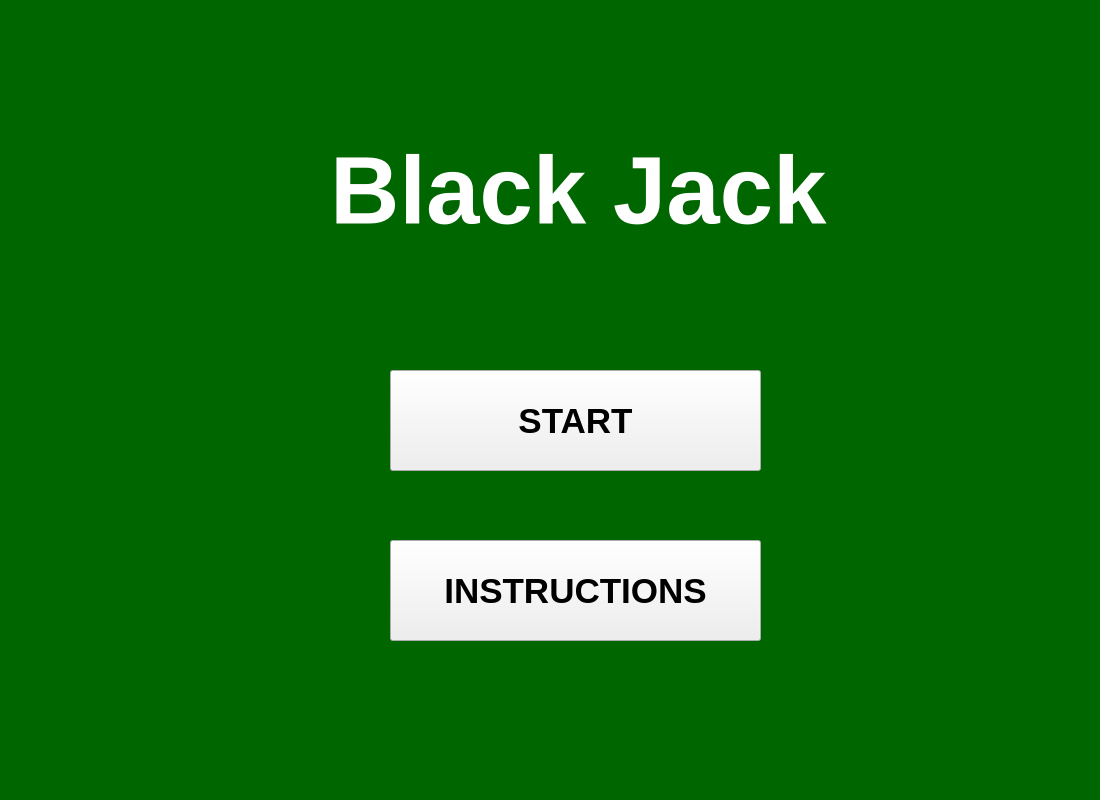
<?xml version="1.0" encoding="UTF-8"?>
<ui version="4.0">
 <class>MainWindow</class>
 <widget class="QMainWindow" name="MainWindow">
  <property name="geometry">
   <rect>
    <x>0</x>
    <y>0</y>
    <width>1100</width>
    <height>800</height>
   </rect>
  </property>
  <property name="minimumSize">
   <size>
    <width>1100</width>
    <height>800</height>
   </size>
  </property>
  <property name="maximumSize">
   <size>
    <width>1100</width>
    <height>800</height>
   </size>
  </property>
  <property name="windowTitle">
   <string>MainWindow</string>
  </property>
  <property name="styleSheet">
   <string notr="true">background-color: rgb(0, 103, 0)</string>
  </property>
  <widget class="QWidget" name="centralwidget">
   <widget class="QStackedWidget" name="stackedWidget">
    <property name="geometry">
     <rect>
      <x>10</x>
      <y>-20</y>
      <width>1101</width>
      <height>831</height>
     </rect>
    </property>
    <widget class="QWidget" name="main_menu">
     <widget class="QLabel" name="label_logo">
      <property name="geometry">
       <rect>
        <x>130</x>
        <y>140</y>
        <width>151</width>
        <height>151</height>
       </rect>
      </property>
      <property name="text">
       <string/>
      </property>
      <property name="pixmap">
       <pixmap>images/logo.png</pixmap>
      </property>
     </widget>
     <widget class="QLabel" name="label_title">
      <property name="geometry">
       <rect>
        <x>320</x>
        <y>140</y>
        <width>641</width>
        <height>141</height>
       </rect>
      </property>
      <property name="font">
       <font>
        <family>Arial</family>
        <pointsize>72</pointsize>
        <weight>75</weight>
        <bold>true</bold>
       </font>
      </property>
      <property name="styleSheet">
       <string notr="true">color: white
</string>
      </property>
      <property name="text">
       <string>Black Jack</string>
      </property>
     </widget>
     <widget class="QPushButton" name="button_start">
      <property name="geometry">
       <rect>
        <x>380</x>
        <y>390</y>
        <width>371</width>
        <height>101</height>
       </rect>
      </property>
      <property name="font">
       <font>
        <family>Arial</family>
        <pointsize>26</pointsize>
        <weight>75</weight>
        <bold>true</bold>
       </font>
      </property>
      <property name="styleSheet">
       <string notr="true">background-color: light gray</string>
      </property>
      <property name="text">
       <string>START</string>
      </property>
     </widget>
     <widget class="QPushButton" name="button_instructions">
      <property name="geometry">
       <rect>
        <x>380</x>
        <y>560</y>
        <width>371</width>
        <height>101</height>
       </rect>
      </property>
      <property name="font">
       <font>
        <family>Arial</family>
        <pointsize>26</pointsize>
        <weight>75</weight>
        <bold>true</bold>
       </font>
      </property>
      <property name="styleSheet">
       <string notr="true">background-color: light gray</string>
      </property>
      <property name="text">
       <string>INSTRUCTIONS</string>
      </property>
     </widget>
    </widget>
    <widget class="QWidget" name="instructions">
     <widget class="QLabel" name="label_bankroll_2">
      <property name="geometry">
       <rect>
        <x>160</x>
        <y>430</y>
        <width>151</width>
        <height>41</height>
       </rect>
      </property>
      <property name="font">
       <font>
        <family>Arial</family>
        <pointsize>12</pointsize>
        <weight>75</weight>
        <bold>true</bold>
       </font>
      </property>
      <property name="styleSheet">
       <string notr="true">color: white
</string>
      </property>
      <property name="text">
       <string>Bankroll: $200</string>
      </property>
     </widget>
     <widget class="QPushButton" name="button_instruction_bet">
      <property name="geometry">
       <rect>
        <x>160</x>
        <y>520</y>
        <width>110</width>
        <height>40</height>
       </rect>
      </property>
      <property name="font">
       <font>
        <family>Arial</family>
        <pointsize>12</pointsize>
        <weight>75</weight>
        <bold>true</bold>
       </font>
      </property>
      <property name="styleSheet">
       <string notr="true">background-color: light gray</string>
      </property>
      <property name="text">
       <string>BET</string>
      </property>
     </widget>
     <widget class="QSlider" name="horizontalSlider_2">
      <property name="geometry">
       <rect>
        <x>360</x>
        <y>520</y>
        <width>191</width>
        <height>31</height>
       </rect>
      </property>
      <property name="orientation">
       <enum>Qt::Horizontal</enum>
      </property>
     </widget>
     <widget class="QLabel" name="label_hint_2">
      <property name="geometry">
       <rect>
        <x>160</x>
        <y>600</y>
        <width>51</width>
        <height>41</height>
       </rect>
      </property>
      <property name="font">
       <font>
        <family>Arial</family>
        <pointsize>12</pointsize>
        <weight>75</weight>
        <bold>true</bold>
       </font>
      </property>
      <property name="styleSheet">
       <string notr="true">color: white
</string>
      </property>
      <property name="text">
       <string>Hint:</string>
      </property>
     </widget>
     <widget class="QLabel" name="label_strat_2">
      <property name="geometry">
       <rect>
        <x>220</x>
        <y>600</y>
        <width>81</width>
        <height>41</height>
       </rect>
      </property>
      <property name="font">
       <font>
        <family>Arial</family>
        <pointsize>12</pointsize>
        <weight>75</weight>
        <bold>true</bold>
       </font>
      </property>
      <property name="styleSheet">
       <string notr="true">QLabel {
	color: red
	
}

QLabel::Hover{
	color: white
}</string>
      </property>
      <property name="text">
       <string>Hover</string>
      </property>
     </widget>
     <widget class="QPushButton" name="button_instruction_menu">
      <property name="geometry">
       <rect>
        <x>70</x>
        <y>50</y>
        <width>141</width>
        <height>51</height>
       </rect>
      </property>
      <property name="font">
       <font>
        <family>Arial</family>
        <pointsize>12</pointsize>
        <weight>75</weight>
        <bold>true</bold>
       </font>
      </property>
      <property name="styleSheet">
       <string notr="true">background-color: light gray</string>
      </property>
      <property name="text">
       <string>MENU</string>
      </property>
     </widget>
     <widget class="QPushButton" name="button_stand_2">
      <property name="geometry">
       <rect>
        <x>160</x>
        <y>290</y>
        <width>110</width>
        <height>40</height>
       </rect>
      </property>
      <property name="font">
       <font>
        <family>Arial</family>
        <pointsize>12</pointsize>
        <weight>75</weight>
        <bold>true</bold>
       </font>
      </property>
      <property name="styleSheet">
       <string notr="true">background-color: light gray</string>
      </property>
      <property name="text">
       <string>STAND</string>
      </property>
     </widget>
     <widget class="QPushButton" name="button_shuffle_2">
      <property name="geometry">
       <rect>
        <x>160</x>
        <y>360</y>
        <width>110</width>
        <height>40</height>
       </rect>
      </property>
      <property name="font">
       <font>
        <family>Arial</family>
        <pointsize>12</pointsize>
        <weight>75</weight>
        <bold>true</bold>
       </font>
      </property>
      <property name="styleSheet">
       <string notr="true">background-color: light gray</string>
      </property>
      <property name="text">
       <string>SHUFFLE</string>
      </property>
     </widget>
     <widget class="QPushButton" name="button_hit_2">
      <property name="geometry">
       <rect>
        <x>160</x>
        <y>220</y>
        <width>110</width>
        <height>40</height>
       </rect>
      </property>
      <property name="font">
       <font>
        <family>Arial</family>
        <pointsize>12</pointsize>
        <weight>75</weight>
        <bold>true</bold>
       </font>
      </property>
      <property name="styleSheet">
       <string notr="true">background-color: light gray</string>
      </property>
      <property name="text">
       <string>HIT</string>
      </property>
     </widget>
     <widget class="QLabel" name="label_instruction">
      <property name="geometry">
       <rect>
        <x>420</x>
        <y>40</y>
        <width>241</width>
        <height>51</height>
       </rect>
      </property>
      <property name="font">
       <font>
        <family>Arial</family>
        <pointsize>25</pointsize>
        <weight>75</weight>
        <bold>true</bold>
        <underline>true</underline>
       </font>
      </property>
      <property name="styleSheet">
       <string notr="true">color: white
</string>
      </property>
      <property name="text">
       <string>Instructions</string>
      </property>
      <property name="alignment">
       <set>Qt::AlignLeading|Qt::AlignLeft|Qt::AlignVCenter</set>
      </property>
     </widget>
     <widget class="QLabel" name="label_instruction_bet">
      <property name="geometry">
       <rect>
        <x>290</x>
        <y>520</y>
        <width>51</width>
        <height>41</height>
       </rect>
      </property>
      <property name="font">
       <font>
        <family>Arial</family>
        <pointsize>12</pointsize>
        <weight>75</weight>
        <bold>true</bold>
       </font>
      </property>
      <property name="styleSheet">
       <string notr="true">color: white
</string>
      </property>
      <property name="text">
       <string>$10</string>
      </property>
     </widget>
     <widget class="QLabel" name="label_instruction_2">
      <property name="geometry">
       <rect>
        <x>160</x>
        <y>140</y>
        <width>811</width>
        <height>31</height>
       </rect>
      </property>
      <property name="font">
       <font>
        <family>Arial</family>
        <pointsize>14</pointsize>
        <weight>75</weight>
        <bold>true</bold>
       </font>
      </property>
      <property name="styleSheet">
       <string notr="true">color: white
</string>
      </property>
      <property name="text">
       <string>Have a higher count than those of the dealer, up to but not exceeding 21 </string>
      </property>
      <property name="alignment">
       <set>Qt::AlignLeading|Qt::AlignLeft|Qt::AlignTop</set>
      </property>
      <property name="wordWrap">
       <bool>true</bool>
      </property>
     </widget>
     <widget class="QPushButton" name="button_exit_2">
      <property name="geometry">
       <rect>
        <x>160</x>
        <y>670</y>
        <width>110</width>
        <height>40</height>
       </rect>
      </property>
      <property name="font">
       <font>
        <family>Arial</family>
        <pointsize>12</pointsize>
        <weight>75</weight>
        <bold>true</bold>
       </font>
      </property>
      <property name="styleSheet">
       <string notr="true">background-color: light gray</string>
      </property>
      <property name="text">
       <string>EXIT</string>
      </property>
     </widget>
     <widget class="QLabel" name="label_instruction_3">
      <property name="geometry">
       <rect>
        <x>340</x>
        <y>230</y>
        <width>631</width>
        <height>31</height>
       </rect>
      </property>
      <property name="font">
       <font>
        <family>Arial</family>
        <pointsize>12</pointsize>
        <weight>75</weight>
        <bold>true</bold>
       </font>
      </property>
      <property name="styleSheet">
       <string notr="true">color: white
</string>
      </property>
      <property name="text">
       <string>Draw another card</string>
      </property>
      <property name="alignment">
       <set>Qt::AlignLeading|Qt::AlignLeft|Qt::AlignTop</set>
      </property>
      <property name="wordWrap">
       <bool>true</bool>
      </property>
     </widget>
     <widget class="QLabel" name="label_instruction_4">
      <property name="geometry">
       <rect>
        <x>340</x>
        <y>300</y>
        <width>631</width>
        <height>31</height>
       </rect>
      </property>
      <property name="font">
       <font>
        <family>Arial</family>
        <pointsize>12</pointsize>
        <weight>75</weight>
        <bold>true</bold>
       </font>
      </property>
      <property name="styleSheet">
       <string notr="true">color: white
</string>
      </property>
      <property name="text">
       <string>Hold your total and end your turn</string>
      </property>
      <property name="alignment">
       <set>Qt::AlignLeading|Qt::AlignLeft|Qt::AlignTop</set>
      </property>
      <property name="wordWrap">
       <bool>true</bool>
      </property>
     </widget>
     <widget class="QLabel" name="label_instruction_5">
      <property name="geometry">
       <rect>
        <x>340</x>
        <y>370</y>
        <width>631</width>
        <height>31</height>
       </rect>
      </property>
      <property name="font">
       <font>
        <family>Arial</family>
        <pointsize>12</pointsize>
        <weight>75</weight>
        <bold>true</bold>
       </font>
      </property>
      <property name="styleSheet">
       <string notr="true">color: white
</string>
      </property>
      <property name="text">
       <string>Start the round and deal the cards</string>
      </property>
      <property name="alignment">
       <set>Qt::AlignLeading|Qt::AlignLeft|Qt::AlignTop</set>
      </property>
      <property name="wordWrap">
       <bool>true</bool>
      </property>
     </widget>
     <widget class="QLabel" name="label_instruction_6">
      <property name="geometry">
       <rect>
        <x>340</x>
        <y>440</y>
        <width>631</width>
        <height>31</height>
       </rect>
      </property>
      <property name="font">
       <font>
        <family>Arial</family>
        <pointsize>12</pointsize>
        <weight>75</weight>
        <bold>true</bold>
       </font>
      </property>
      <property name="styleSheet">
       <string notr="true">color: white
</string>
      </property>
      <property name="text">
       <string>Start the game with $200</string>
      </property>
      <property name="alignment">
       <set>Qt::AlignLeading|Qt::AlignLeft|Qt::AlignTop</set>
      </property>
      <property name="wordWrap">
       <bool>true</bool>
      </property>
     </widget>
     <widget class="QLabel" name="label_instruction_7">
      <property name="geometry">
       <rect>
        <x>580</x>
        <y>520</y>
        <width>631</width>
        <height>31</height>
       </rect>
      </property>
      <property name="font">
       <font>
        <family>Arial</family>
        <pointsize>12</pointsize>
        <weight>75</weight>
        <bold>true</bold>
       </font>
      </property>
      <property name="styleSheet">
       <string notr="true">color: white
</string>
      </property>
      <property name="text">
       <string>Use the slider to adjust bets</string>
      </property>
      <property name="alignment">
       <set>Qt::AlignLeading|Qt::AlignLeft|Qt::AlignTop</set>
      </property>
      <property name="wordWrap">
       <bool>true</bool>
      </property>
     </widget>
     <widget class="QLabel" name="label_instruction_8">
      <property name="geometry">
       <rect>
        <x>340</x>
        <y>610</y>
        <width>631</width>
        <height>31</height>
       </rect>
      </property>
      <property name="font">
       <font>
        <family>Arial</family>
        <pointsize>12</pointsize>
        <weight>75</weight>
        <bold>true</bold>
       </font>
      </property>
      <property name="styleSheet">
       <string notr="true">color: white
</string>
      </property>
      <property name="text">
       <string>Hover to reveal the hint</string>
      </property>
      <property name="alignment">
       <set>Qt::AlignLeading|Qt::AlignLeft|Qt::AlignTop</set>
      </property>
      <property name="wordWrap">
       <bool>true</bool>
      </property>
     </widget>
     <widget class="QLabel" name="label_instruction_9">
      <property name="geometry">
       <rect>
        <x>340</x>
        <y>680</y>
        <width>631</width>
        <height>31</height>
       </rect>
      </property>
      <property name="font">
       <font>
        <family>Arial</family>
        <pointsize>12</pointsize>
        <weight>75</weight>
        <bold>true</bold>
       </font>
      </property>
      <property name="styleSheet">
       <string notr="true">color: white
</string>
      </property>
      <property name="text">
       <string>Exit to quit the game</string>
      </property>
      <property name="alignment">
       <set>Qt::AlignLeading|Qt::AlignLeft|Qt::AlignTop</set>
      </property>
      <property name="wordWrap">
       <bool>true</bool>
      </property>
     </widget>
     <widget class="QPushButton" name="button_game">
      <property name="geometry">
       <rect>
        <x>900</x>
        <y>40</y>
        <width>141</width>
        <height>51</height>
       </rect>
      </property>
      <property name="font">
       <font>
        <family>Arial</family>
        <pointsize>12</pointsize>
        <weight>75</weight>
        <bold>true</bold>
       </font>
      </property>
      <property name="styleSheet">
       <string notr="true">background-color: light gray</string>
      </property>
      <property name="text">
       <string>GAME</string>
      </property>
     </widget>
    </widget>
    <widget class="QWidget" name="game">
     <widget class="QLabel" name="label_dealer0">
      <property name="geometry">
       <rect>
        <x>70</x>
        <y>40</y>
        <width>150</width>
        <height>220</height>
       </rect>
      </property>
      <property name="text">
       <string/>
      </property>
      <property name="pixmap">
       <pixmap>images/blank.png</pixmap>
      </property>
      <property name="scaledContents">
       <bool>true</bool>
      </property>
     </widget>
     <widget class="QLabel" name="label_player2">
      <property name="geometry">
       <rect>
        <x>430</x>
        <y>370</y>
        <width>150</width>
        <height>220</height>
       </rect>
      </property>
      <property name="text">
       <string/>
      </property>
      <property name="pixmap">
       <pixmap>images/blank.png</pixmap>
      </property>
      <property name="scaledContents">
       <bool>true</bool>
      </property>
     </widget>
     <widget class="QLabel" name="label_hint">
      <property name="geometry">
       <rect>
        <x>950</x>
        <y>540</y>
        <width>51</width>
        <height>41</height>
       </rect>
      </property>
      <property name="font">
       <font>
        <family>Arial</family>
        <pointsize>12</pointsize>
        <weight>75</weight>
        <bold>true</bold>
       </font>
      </property>
      <property name="styleSheet">
       <string notr="true">color: white
</string>
      </property>
      <property name="text">
       <string>Hint:</string>
      </property>
     </widget>
     <widget class="QLabel" name="label_player3">
      <property name="geometry">
       <rect>
        <x>610</x>
        <y>370</y>
        <width>150</width>
        <height>220</height>
       </rect>
      </property>
      <property name="text">
       <string/>
      </property>
      <property name="pixmap">
       <pixmap>images/blank.png</pixmap>
      </property>
      <property name="scaledContents">
       <bool>true</bool>
      </property>
     </widget>
     <widget class="QPushButton" name="button_shuffle">
      <property name="geometry">
       <rect>
        <x>830</x>
        <y>650</y>
        <width>110</width>
        <height>40</height>
       </rect>
      </property>
      <property name="font">
       <font>
        <family>Arial</family>
        <pointsize>12</pointsize>
        <weight>75</weight>
        <bold>true</bold>
       </font>
      </property>
      <property name="styleSheet">
       <string notr="true">background-color: light gray</string>
      </property>
      <property name="text">
       <string>SHUFFLE</string>
      </property>
     </widget>
     <widget class="QPushButton" name="button_stand">
      <property name="geometry">
       <rect>
        <x>700</x>
        <y>650</y>
        <width>110</width>
        <height>40</height>
       </rect>
      </property>
      <property name="font">
       <font>
        <family>Arial</family>
        <pointsize>12</pointsize>
        <weight>75</weight>
        <bold>true</bold>
       </font>
      </property>
      <property name="styleSheet">
       <string notr="true">background-color: light gray</string>
      </property>
      <property name="text">
       <string>STAND</string>
      </property>
     </widget>
     <widget class="QPushButton" name="button_hit">
      <property name="geometry">
       <rect>
        <x>560</x>
        <y>650</y>
        <width>110</width>
        <height>40</height>
       </rect>
      </property>
      <property name="font">
       <font>
        <family>Arial</family>
        <pointsize>12</pointsize>
        <weight>75</weight>
        <bold>true</bold>
       </font>
      </property>
      <property name="styleSheet">
       <string notr="true">background-color: light gray</string>
      </property>
      <property name="text">
       <string>HIT</string>
      </property>
     </widget>
     <widget class="QLabel" name="label_player4">
      <property name="geometry">
       <rect>
        <x>790</x>
        <y>370</y>
        <width>150</width>
        <height>220</height>
       </rect>
      </property>
      <property name="text">
       <string/>
      </property>
      <property name="pixmap">
       <pixmap>images/blank.png</pixmap>
      </property>
      <property name="scaledContents">
       <bool>true</bool>
      </property>
     </widget>
     <widget class="QLabel" name="label_dealer3">
      <property name="geometry">
       <rect>
        <x>610</x>
        <y>40</y>
        <width>150</width>
        <height>220</height>
       </rect>
      </property>
      <property name="text">
       <string/>
      </property>
      <property name="pixmap">
       <pixmap>images/blank.png</pixmap>
      </property>
      <property name="scaledContents">
       <bool>true</bool>
      </property>
     </widget>
     <widget class="QLabel" name="label_dealer2">
      <property name="geometry">
       <rect>
        <x>430</x>
        <y>40</y>
        <width>150</width>
        <height>220</height>
       </rect>
      </property>
      <property name="text">
       <string/>
      </property>
      <property name="pixmap">
       <pixmap>images/blank.png</pixmap>
      </property>
      <property name="scaledContents">
       <bool>true</bool>
      </property>
     </widget>
     <widget class="QLabel" name="label_player_total">
      <property name="geometry">
       <rect>
        <x>80</x>
        <y>610</y>
        <width>91</width>
        <height>31</height>
       </rect>
      </property>
      <property name="font">
       <font>
        <family>Arial</family>
        <pointsize>12</pointsize>
        <weight>75</weight>
        <bold>true</bold>
       </font>
      </property>
      <property name="styleSheet">
       <string notr="true">color: white
</string>
      </property>
      <property name="text">
       <string>Total: </string>
      </property>
     </widget>
     <widget class="QLabel" name="label_strat">
      <property name="geometry">
       <rect>
        <x>1010</x>
        <y>540</y>
        <width>81</width>
        <height>41</height>
       </rect>
      </property>
      <property name="font">
       <font>
        <family>Arial</family>
        <pointsize>12</pointsize>
        <weight>75</weight>
        <bold>true</bold>
       </font>
      </property>
      <property name="styleSheet">
       <string notr="true">QLabel {
	color: rgb(0, 103, 0)
	
}

QLabel::Hover{
	color: white
}</string>
      </property>
      <property name="text">
       <string/>
      </property>
     </widget>
     <widget class="QLabel" name="label_dealer1">
      <property name="geometry">
       <rect>
        <x>250</x>
        <y>40</y>
        <width>150</width>
        <height>220</height>
       </rect>
      </property>
      <property name="text">
       <string/>
      </property>
      <property name="pixmap">
       <pixmap>images/blank.png</pixmap>
      </property>
      <property name="scaledContents">
       <bool>true</bool>
      </property>
     </widget>
     <widget class="QLabel" name="label_dealer_total">
      <property name="geometry">
       <rect>
        <x>80</x>
        <y>280</y>
        <width>91</width>
        <height>31</height>
       </rect>
      </property>
      <property name="font">
       <font>
        <family>Arial</family>
        <pointsize>12</pointsize>
        <weight>75</weight>
        <bold>true</bold>
       </font>
      </property>
      <property name="styleSheet">
       <string notr="true">color: white
</string>
      </property>
      <property name="text">
       <string>Total:</string>
      </property>
     </widget>
     <widget class="QLabel" name="label_player1">
      <property name="geometry">
       <rect>
        <x>250</x>
        <y>370</y>
        <width>150</width>
        <height>220</height>
       </rect>
      </property>
      <property name="text">
       <string/>
      </property>
      <property name="pixmap">
       <pixmap>images/blank.png</pixmap>
      </property>
      <property name="scaledContents">
       <bool>true</bool>
      </property>
     </widget>
     <widget class="QLabel" name="label_result">
      <property name="geometry">
       <rect>
        <x>280</x>
        <y>290</y>
        <width>621</width>
        <height>51</height>
       </rect>
      </property>
      <property name="font">
       <font>
        <family>Arial</family>
        <pointsize>25</pointsize>
        <weight>75</weight>
        <bold>true</bold>
       </font>
      </property>
      <property name="styleSheet">
       <string notr="true">color: white
</string>
      </property>
      <property name="text">
       <string/>
      </property>
      <property name="alignment">
       <set>Qt::AlignCenter</set>
      </property>
     </widget>
     <widget class="QLabel" name="label_player0">
      <property name="geometry">
       <rect>
        <x>70</x>
        <y>370</y>
        <width>150</width>
        <height>220</height>
       </rect>
      </property>
      <property name="text">
       <string/>
      </property>
      <property name="pixmap">
       <pixmap>images/blank.png</pixmap>
      </property>
      <property name="scaledContents">
       <bool>true</bool>
      </property>
     </widget>
     <widget class="QLabel" name="label_dealer4">
      <property name="geometry">
       <rect>
        <x>790</x>
        <y>40</y>
        <width>150</width>
        <height>220</height>
       </rect>
      </property>
      <property name="text">
       <string/>
      </property>
      <property name="pixmap">
       <pixmap>images/blank.png</pixmap>
      </property>
      <property name="scaledContents">
       <bool>true</bool>
      </property>
     </widget>
     <widget class="QLabel" name="label_bankroll">
      <property name="geometry">
       <rect>
        <x>70</x>
        <y>700</y>
        <width>151</width>
        <height>41</height>
       </rect>
      </property>
      <property name="font">
       <font>
        <family>Arial</family>
        <pointsize>12</pointsize>
        <weight>75</weight>
        <bold>true</bold>
       </font>
      </property>
      <property name="styleSheet">
       <string notr="true">color: white
</string>
      </property>
      <property name="text">
       <string>Bankroll: $200</string>
      </property>
     </widget>
     <widget class="QPushButton" name="button_exit">
      <property name="geometry">
       <rect>
        <x>960</x>
        <y>50</y>
        <width>110</width>
        <height>40</height>
       </rect>
      </property>
      <property name="font">
       <font>
        <family>Arial</family>
        <pointsize>12</pointsize>
        <weight>75</weight>
        <bold>true</bold>
       </font>
      </property>
      <property name="styleSheet">
       <string notr="true">background-color: light gray</string>
      </property>
      <property name="text">
       <string>EXIT</string>
      </property>
     </widget>
     <widget class="QLabel" name="label_bet">
      <property name="geometry">
       <rect>
        <x>430</x>
        <y>650</y>
        <width>51</width>
        <height>41</height>
       </rect>
      </property>
      <property name="font">
       <font>
        <family>Arial</family>
        <pointsize>12</pointsize>
        <weight>75</weight>
        <bold>true</bold>
       </font>
      </property>
      <property name="styleSheet">
       <string notr="true">color: white
</string>
      </property>
      <property name="text">
       <string>$10</string>
      </property>
     </widget>
     <widget class="QPushButton" name="button_bet">
      <property name="geometry">
       <rect>
        <x>300</x>
        <y>650</y>
        <width>110</width>
        <height>40</height>
       </rect>
      </property>
      <property name="font">
       <font>
        <family>Arial</family>
        <pointsize>12</pointsize>
        <weight>75</weight>
        <bold>true</bold>
       </font>
      </property>
      <property name="styleSheet">
       <string notr="true">background-color: light gray</string>
      </property>
      <property name="text">
       <string>BET</string>
      </property>
     </widget>
     <widget class="QSlider" name="horizontalSlider">
      <property name="geometry">
       <rect>
        <x>300</x>
        <y>710</y>
        <width>191</width>
        <height>31</height>
       </rect>
      </property>
      <property name="orientation">
       <enum>Qt::Horizontal</enum>
      </property>
     </widget>
     <widget class="QPushButton" name="button_instructions_2">
      <property name="geometry">
       <rect>
        <x>960</x>
        <y>120</y>
        <width>110</width>
        <height>40</height>
       </rect>
      </property>
      <property name="font">
       <font>
        <family>Arial</family>
        <pointsize>8</pointsize>
        <weight>75</weight>
        <bold>true</bold>
       </font>
      </property>
      <property name="styleSheet">
       <string notr="true">background-color: light gray</string>
      </property>
      <property name="text">
       <string>INSTRUCTIONS</string>
      </property>
     </widget>
    </widget>
    <widget class="QWidget" name="game_over">
     <widget class="QLabel" name="label_game_over">
      <property name="geometry">
       <rect>
        <x>240</x>
        <y>120</y>
        <width>621</width>
        <height>91</height>
       </rect>
      </property>
      <property name="font">
       <font>
        <family>Arial</family>
        <pointsize>36</pointsize>
        <weight>75</weight>
        <bold>true</bold>
       </font>
      </property>
      <property name="styleSheet">
       <string notr="true">color: white
</string>
      </property>
      <property name="text">
       <string>Game Over</string>
      </property>
      <property name="alignment">
       <set>Qt::AlignCenter</set>
      </property>
     </widget>
     <widget class="QPushButton" name="button_menu">
      <property name="geometry">
       <rect>
        <x>370</x>
        <y>360</y>
        <width>371</width>
        <height>101</height>
       </rect>
      </property>
      <property name="font">
       <font>
        <family>Arial</family>
        <pointsize>26</pointsize>
        <weight>75</weight>
        <bold>true</bold>
       </font>
      </property>
      <property name="styleSheet">
       <string notr="true">background-color: light gray</string>
      </property>
      <property name="text">
       <string>MENU</string>
      </property>
     </widget>
     <widget class="QPushButton" name="button_restart">
      <property name="geometry">
       <rect>
        <x>370</x>
        <y>510</y>
        <width>371</width>
        <height>101</height>
       </rect>
      </property>
      <property name="font">
       <font>
        <family>Arial</family>
        <pointsize>26</pointsize>
        <weight>75</weight>
        <bold>true</bold>
       </font>
      </property>
      <property name="styleSheet">
       <string notr="true">background-color: light gray</string>
      </property>
      <property name="text">
       <string>RESTART</string>
      </property>
     </widget>
     <widget class="QLabel" name="label_final_bankroll">
      <property name="geometry">
       <rect>
        <x>230</x>
        <y>230</y>
        <width>621</width>
        <height>91</height>
       </rect>
      </property>
      <property name="font">
       <font>
        <family>Arial</family>
        <pointsize>18</pointsize>
        <weight>75</weight>
        <bold>true</bold>
       </font>
      </property>
      <property name="styleSheet">
       <string notr="true">color: white
</string>
      </property>
      <property name="text">
       <string>Final Bankroll: </string>
      </property>
      <property name="alignment">
       <set>Qt::AlignCenter</set>
      </property>
     </widget>
    </widget>
   </widget>
  </widget>
  <widget class="QMenuBar" name="menubar">
   <property name="geometry">
    <rect>
     <x>0</x>
     <y>0</y>
     <width>1100</width>
     <height>26</height>
    </rect>
   </property>
  </widget>
  <widget class="QStatusBar" name="statusbar"/>
 </widget>
 <resources/>
 <connections/>
</ui>
